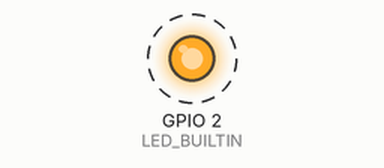
Simulated run of this program. Board: ESP32. Parts: output pins drawn as LEDs (lit = HIGH). Dashed ring = blinking. What the program prints to the serial monitor is not drawn.

Above: at 0.5 s.
Timing chart, 0 to 4.6 s (numbered marks = the images above):
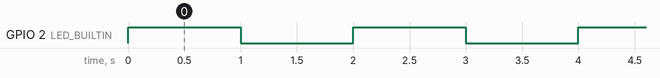

Measured:
- by itself, GPIO 2 (LED_BUILTIN): alternates HIGH for 1.0 s and LOW for 1.0 s

The program:

main.cpp
```cpp
#include <Arduino.h>

const int LED_BUILTIN = 2;

void setup()
{
  Serial.begin(115200);
  Serial.println("Hello from ESP32!");

  pinMode(LED_BUILTIN, OUTPUT);
}

void loop()
{
  digitalWrite(LED_BUILTIN, HIGH);
  delay(1000);
  digitalWrite(LED_BUILTIN, LOW);
  delay(1000);
}
```
